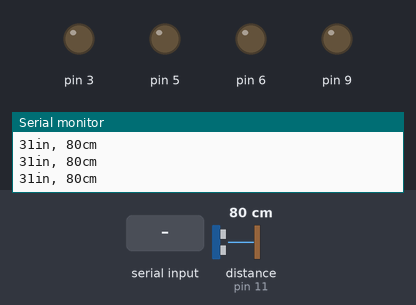
This sketch was run on a simulated Arduino Uno, built with avr-gcc and run on an emulated ATmega328P. Parts: output pins drawn as LEDs (lit = HIGH), the last lines printed to the serial monitor. Wiring (inferred from the names in the program): ultrasonic range finder: trigger pin 10; echo pin 11. The inputs (shaded band) are chosen by the test bench; at power-on: distance to the obstacle (sensor on pin 11) 80 cm. The echo pulse lasts 58.3 µs per cm; pins used as bus, display or sensor lines are not drawn.

Above: at 1.2 s.
1.3 s: "F" received over the second serial link
At 2.6 s:
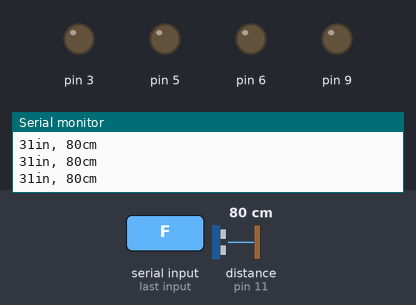
2.9 s: distance to the obstacle (sensor on pin 11) set to 34 cm
4.4 s: distance to the obstacle (sensor on pin 11) set to 28 cm
At 5.6 s:
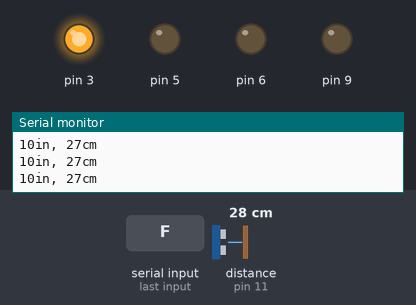
6.0 s: "B" received over the second serial link
At 7.1 s:
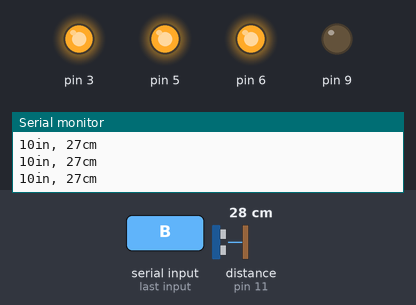
7.6 s: "L" received over the second serial link
At 8.4 s:
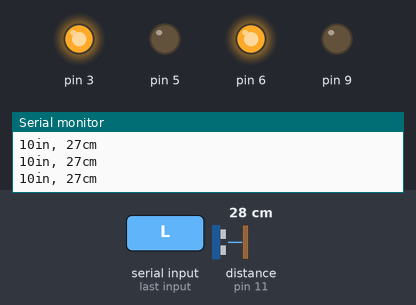
9.1 s: distance to the obstacle (sensor on pin 11) set to 35 cm
At 9.6 s:
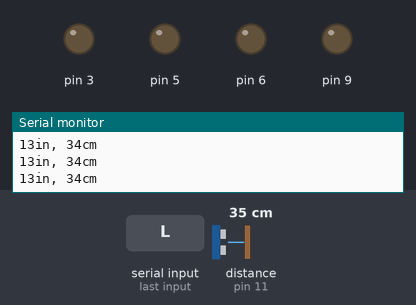
Timing chart, 0 to 11.6 s (numbered marks = the images above; inputs shaded):
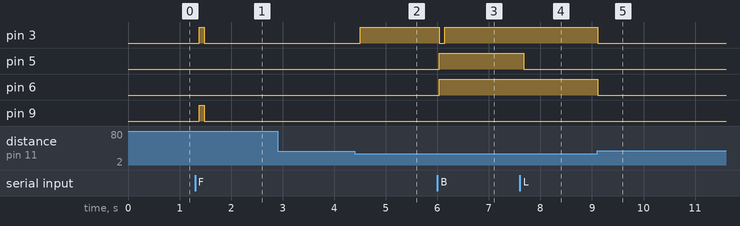

Measured:
- the behaviour switches between 31 and 30 cm on distance to the obstacle (sensor on pin 11) (found by bisection; images 1 and 2)
- after the input at 1.3 s, pin 3, pin 9: LOW → HIGH after 0.08 s, → LOW 0.11 s later
- after the input at 4.4 s, pin 3: LOW → HIGH after 0.10 s
- after the input at 6.0 s, pin 3: HIGH → LOW at once, → HIGH 0.10 s later; pin 5, pin 6: LOW → HIGH at once
- after the input at 7.6 s, pin 5: HIGH → LOW after 0.08 s
- after the input at 9.1 s, pin 3, pin 6: HIGH → LOW at once

The sketch:

simple-car-with-bluetooth-with-simple-sensor.ino
```cpp
#include <SoftwareSerial.h>

// Bluetooth
SoftwareSerial Slave(2, 11);
char BluetoothData;


// HSCR04 sensor
const int pingPin = 10; // Trigger Pin of Ultrasonic Sensor
const int echoPin = 11; // Echo Pin of Ultrasonic Sensor
long duration, inches, cm;

void setup() {
  Serial.begin(9600);
  Slave.begin(9600);
}


void loop() {
  // Initialize distance sensor
  pinMode(pingPin, OUTPUT);
  digitalWrite(pingPin, LOW);
  delayMicroseconds(2);
  digitalWrite(pingPin, HIGH);
  delayMicroseconds(10);
  digitalWrite(pingPin, LOW);
  pinMode(echoPin, INPUT);

  duration = pulseIn(echoPin, HIGH);
  inches = microsecondsToInches(duration);
  cm = microsecondsToCentimeters(duration);

  Serial.print(inches);
  Serial.print("in, ");
  Serial.print(cm);
  Serial.print("cm");
  Serial.println();

  // Action by sensor
  if (cm < 30) Right();
  if (cm >= 30) Stop();

  // Actions by bluetooth
  if (Slave.available()) {
    BluetoothData = Slave.read();

    Serial.println(BluetoothData);
    //if (BluetoothData!='S')   Serial.println(BluetoothData);

    if (BluetoothData == 'F') Forward();
    if (BluetoothData == 'B') Back();
    if (BluetoothData == 'R') Right();
    if (BluetoothData == 'L') Left();
    if (BluetoothData == 'S') Stop();
  }

  // we should delay, because the initialization of the distance sensor.
  delay(100);
}

void Forward() {
  analogWrite(5, 0);
  analogWrite(6, 0);
  analogWrite(3, 255);
  analogWrite(9, 255);
}

void Back() {
  analogWrite(3, 0);
  analogWrite(9, 0);
  analogWrite(5, 255);
  analogWrite(6, 255);
}

void Right() {
  analogWrite(3, 255);
  analogWrite(9, 0);
}

void Left() {
  analogWrite(5, 0);
  analogWrite(6, 255);
}

void Stop() {
  analogWrite(3, 0);
  analogWrite(9, 0);
  analogWrite(5, 0);
  analogWrite(6, 0);
}


long microsecondsToInches(long microseconds) {
  return microseconds / 74 / 2;
}

long microsecondsToCentimeters(long microseconds) {
  return microseconds / 29 / 2;
}
```
